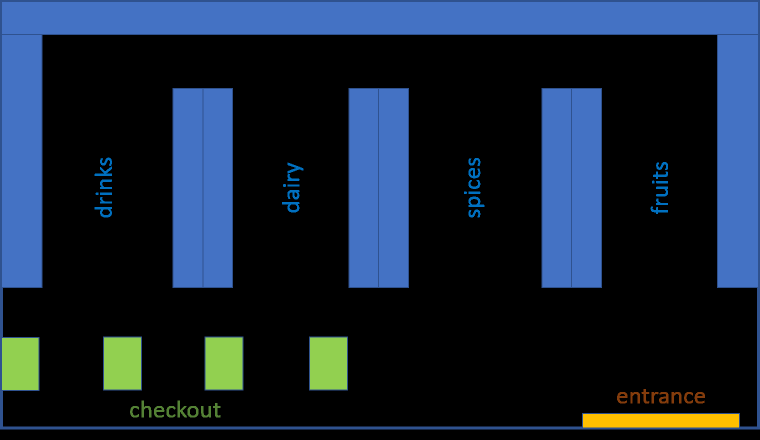
#> input picture MarkovChain_Simulation/supermarket.png, 1520 x 879 px (shown at 1/2 size)
$ python supermarket.py
#> lines starting #> are read from the running program, lines starting #| are printed output that depends on the picture; after the words box and inside, x2 and y2 are one past the last pixel; in counts of white or black regions, pixels touching at a corner belong together
import numpy as np
import cv2 # install OpenCV with conda
from random import randint
import time

supermarket = cv2.imread('supermarket.png')
#> supermarket is the input picture: shape (879, 1520, 3); mean B, G, R 52.9, 35.9, 22.6

drinks = [150,200]
dairy = [520,200]
spices = [900,200]
fruits = [1300,200]
entrance = [1300,650]
checkout = [100,750]

class Customer:

    def __init__(self, positions):
        self.current_position = 0
        self.x = positions[self.current_position][0]
        self.y = positions[self.current_position][1]
        self.counter = 0

        self.next_x = positions[self.current_position+1][0]
        self.next_y = positions[self.current_position+1][1]
        self.positions = positions

        img_pos = randint(0, 4)
        images = ["mann1.png", "mann2.png", "mann3.png", "frau1.png", "frau2.png"]
        self.customer = cv2.imread(images[img_pos])  # once
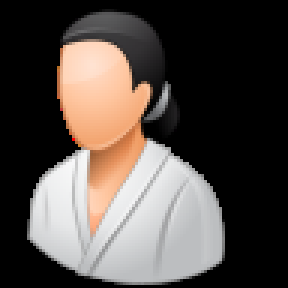
#> input picture MarkovChain_Simulation/frau1.png, 96 x 96 px (shown 3 times larger)
#> self.customer is the input picture: shape (96, 96, 3); mean B, G, R 70.8, 75.5, 83
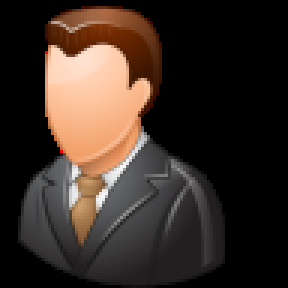
#> input picture MarkovChain_Simulation/mann1.png, 96 x 96 px (shown 3 times larger)
#> in __init__, self.customer is the input picture: shape (96, 96, 3); mean B, G, R 37.5, 44.8, 57.2

    def set_target(self,pos):
        self.tx = pos[0]
        self.ty = pos[1]

    def move_target(self):
        vx = 0
        vy = 0
        distance_x = self.next_x - self.x
        distance_y = self.next_y - self.y

        if abs(distance_x) > abs(distance_y):
            distance = abs(distance_x)
        else:
            distance = abs(distance_y)


        if distance_x != 0:
            vx = round(distance_x / distance) * round((distance+50) / 50)  # go faster if farther away
        if distance_y != 0:
            vy = round(distance_y / distance) * round((distance+50) / 50)

        self.x = self.x + vx
        self.y = self.y + vy

        # check boundaries
        if self.x < 0:
            self.x = 0
        if self.x > 1460:
            self.x = 1460
        if self.y < 0:
            self.y = 0

        if distance < 2:
            next_pos = self.positions[self.current_position+1]

            if len(self.positions) > self.current_position+1 and self.positions[self.current_position+1] != checkout:
                self.current_position += 1
                self.x = self.positions[self.current_position][0]
                self.y = self.positions[self.current_position][1]
                self.counter = 0

                self.next_x = self.positions[self.current_position + 1][0]
                self.next_y = self.positions[self.current_position + 1][1]

    def draw(self, frame):
        """move and draw into frames"""
        frame[self.y:self.y+96, self.x:self.x+96] = self.customer
        return frame


def s_background():
    bg = np.zeros((890, 1521, 3), dtype=np.uint8)

    return bg

# load frame

def show_supermarket(customers):
    bg = s_background()

    # assign initial locations
    counter = 0

    # while True:
    while counter < 3000:
        counter += 1
        frame = bg.copy()
        frame[1:880,1:1521] = supermarket
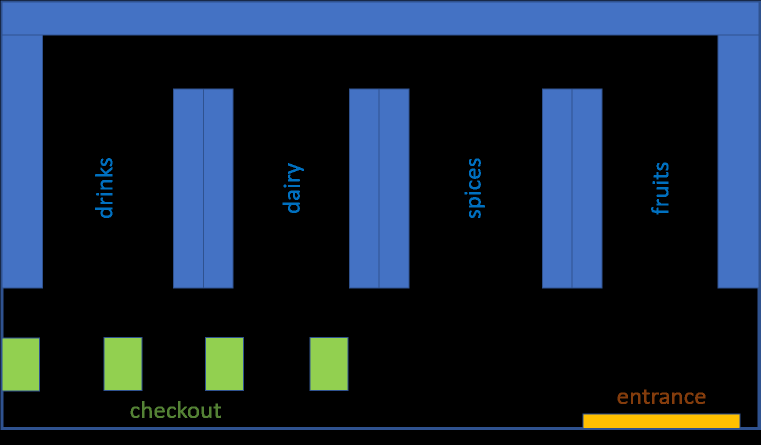
#> frame: shape (890, 1521, 3) (shown at 1/2 size); mean B, G, R 52.2, 35.4, 22.3

        for customer_counter, s in enumerate(customers):
            if customer_counter * 50 < counter:
                s.move_target()
            frame = s.draw(frame)
#> this loop made 3 passes
#> pass 1, in show_supermarket, `frame = s.draw(frame)`:
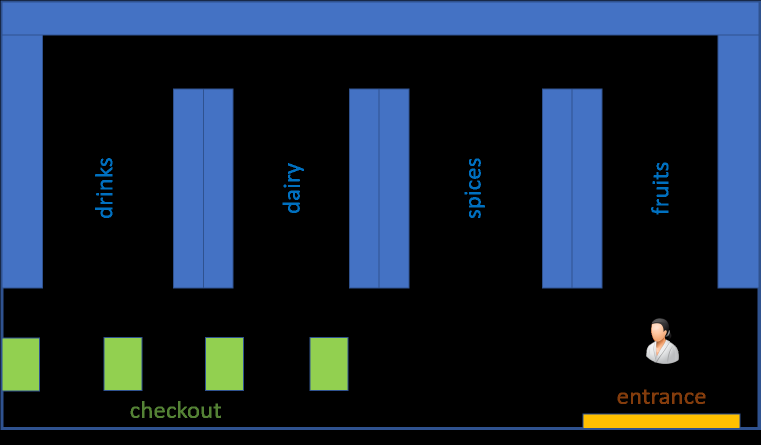
#> frame: shape (890, 1521, 3) (shown at 1/2 size); 0.3% of pixels changed, all inside (x1, y1, x2, y2) = (1292, 636, 1358, 728)
#> pass 2, in show_supermarket, `frame = s.draw(frame)`:
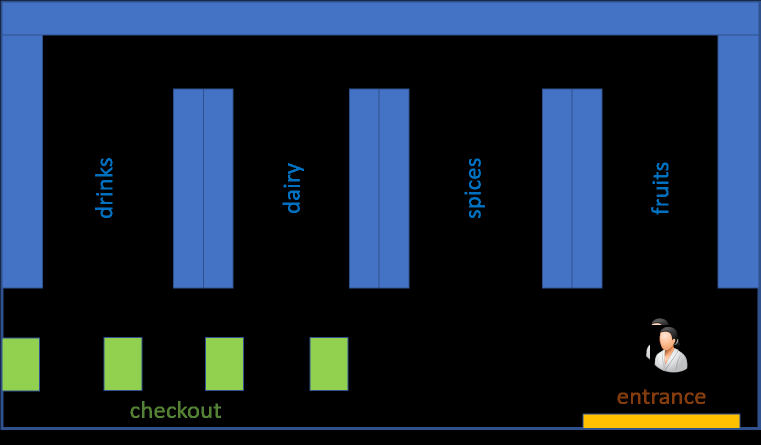
#> frame: shape (890, 1521, 3) (shown at 1/2 size); 0.39% of pixels changed, all inside (x1, y1, x2, y2) = (1300, 650, 1375, 745)
#> pass 3, in show_supermarket, `frame = s.draw(frame)`:
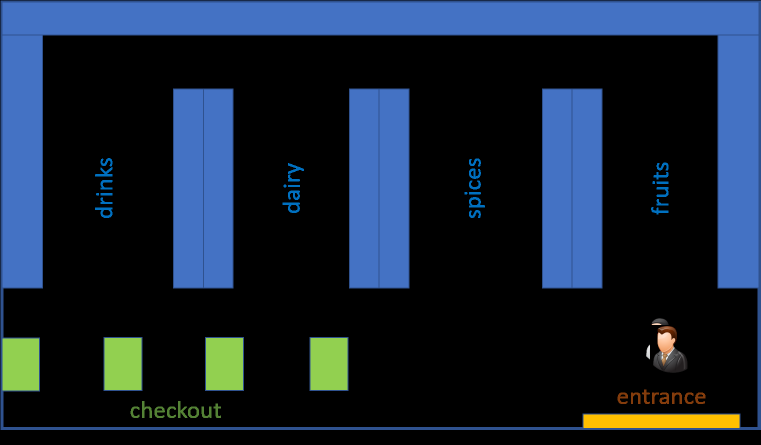
#> frame: shape (890, 1521, 3) (shown at 1/2 size); 0.33% of pixels changed, all inside (x1, y1, x2, y2) = (1306, 652, 1375, 746)

        cv2.imshow('frame', frame)

        time.sleep(0.01)
        if cv2.waitKey(1) & 0xFF == ord('q'):
#> (key q is pressed here)
            break

    cv2.destroyAllWindows()

def migrate_paths(cust_movements):
    customer_list = []
    for key in cust_movements:
        cust_path = []
        for station in cust_movements[key]:

            if station == 'drinks':
                cust_path.append(drinks)
            elif station == 'dairy':
                cust_path.append(dairy)
            elif station == 'spices':
                cust_path.append(spices)
            elif station == 'fruit':
                cust_path.append(fruits)
            elif station == 'entrance':
                cust_path.append(entrance)
            elif station == 'checkout':
                cust_path.append(checkout)

        customer_list.append(Customer(cust_path))

    return customer_list


if __name__ == "__main__":
    path1 = [entrance, dairy, fruits, spices, drinks, checkout]
    path2 = [entrance, spices, drinks, dairy, fruits, checkout]
    path3 = [entrance, drinks, checkout]

    customers = [
        Customer(path1),
        Customer(path2),
        Customer(path3),
    ]

    show_supermarket(customers)
